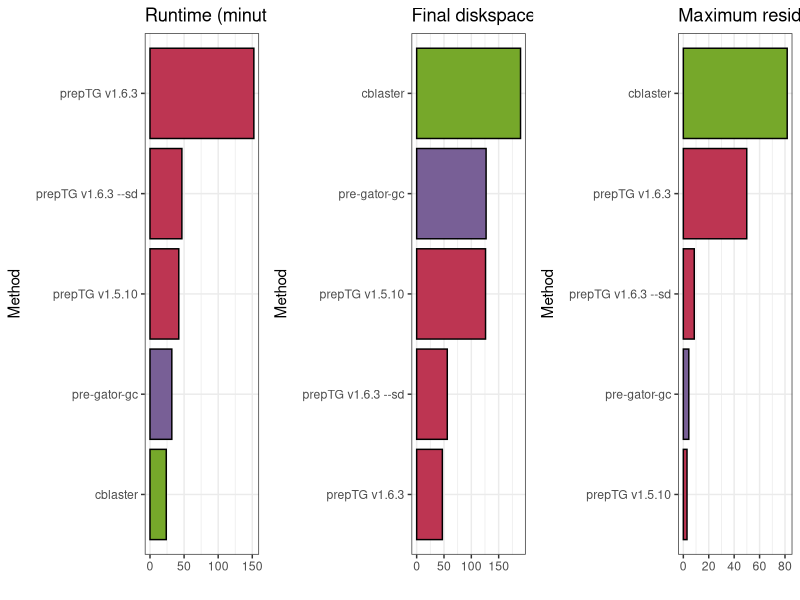
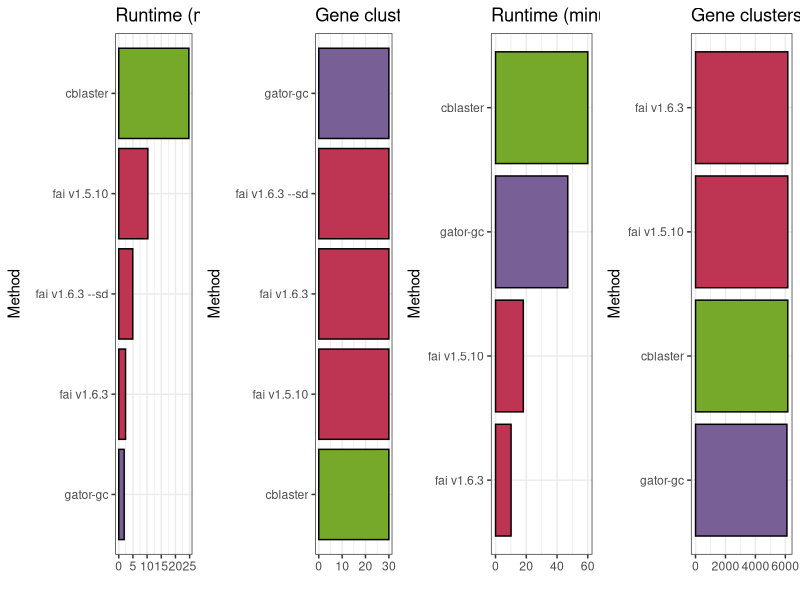

Generate these figures, in order, with R:
library(ggplot2)
library(cowplot)

db.dat <- read.table('Database_Creation_Stats_Summary.txt', header=T, sep='\t')
# method  time_minutes    final_diskspace_gb      max_memory_gb

fz.dat <- read.table('Gene_Cluster_Search_Stats_Summary.txt', header=T, sep='\t')
# color   method  time_minutes    gc_identified   max_memory_gb

fz.rp.dat <- read.table('Ribo_Gene_Cluster_Search_Stats_Summary.txt', header=T, sep='\t')
# color   method  time_minutes    gc_identified   max_memory_gb

db_colors <- c("#bd3552", "#785f96", "#76a82a")
names(db_colors) <- c("zol", "gator-gc", "cblaster")

search_colors <- c("#bd3552", "#785f96", "#76a82a")
names(search_colors) <- c("zol", "gator-gc", "cblaster")

png("Database_Creation_Stats_Summary.png", height=3.5, width=15, units='in', res=600)
g1 <- ggplot(db.dat, aes(x=reorder(method, time_minutes), y=time_minutes, fill=color)) + ggtitle("Runtime (minutes)") + geom_bar(stat='identity', color='black', show.legend=F) + theme_bw() + ylab("") + xlab("Method") + scale_fill_manual(values=db_colors) + coord_flip()
g2 <- ggplot(db.dat, aes(x=reorder(method, final_diskspace_gb), y=final_diskspace_gb, fill=color)) + ggtitle("Final diskspace (GB)") + geom_bar(stat='identity', color='black', show.legend=F) + theme_bw() + ylab("") + xlab("Method") + scale_fill_manual(values=db_colors) + coord_flip()
g3 <- ggplot(db.dat, aes(x=reorder(method, max_memory_gb), y=max_memory_gb, fill=color)) + ggtitle("Maximum resident set size (GB)") + geom_bar(stat='identity', color='black', show.legend=F) + theme_bw() + ylab("") + xlab("Method") + scale_fill_manual(values=db_colors) + coord_flip()
plot_grid(g1, g2, g3, ncol=3)
dev.off()

png("Gene_Cluster_Search_Stats_Summary_Both.png", height=3.5, width=15, units='in', res=600)
g1 <- ggplot(fz.dat, aes(x=reorder(method, time_minutes), y=time_minutes, fill=color)) + ggtitle("Runtime (minutes)") + geom_bar(stat='identity', color='black', show.legend=F) + theme_bw() + ylab("") + xlab("Method") + scale_fill_manual(values=search_colors) + coord_flip()
g2 <- ggplot(fz.dat, aes(x=reorder(method, gc_identified), y=gc_identified, fill=color)) + ggtitle("Gene clusters identified") + geom_bar(stat='identity', color='black', show.legend=F) + theme_bw() + ylab("") + xlab("Method") + scale_fill_manual(values=search_colors) + coord_flip()

g3 <- ggplot(fz.rp.dat, aes(x=reorder(method, time_minutes), y=time_minutes, fill=color)) + ggtitle("Runtime (minutes)") + geom_bar(stat='identity', color='black', show.legend=F) + theme_bw() + ylab("") + xlab("Method") + scale_fill_manual(values=search_colors) + coord_flip()
g4 <- ggplot(fz.rp.dat, aes(x=reorder(method, gc_identified), y=gc_identified, fill=color)) + ggtitle("Gene clusters identified") + geom_bar(stat='identity', color='black', show.legend=F) + theme_bw() + ylab("") + xlab("Method") + scale_fill_manual(values=search_colors) + coord_flip()
plot_grid(g1, g2, g3, g4, ncol=4)
dev.off()
